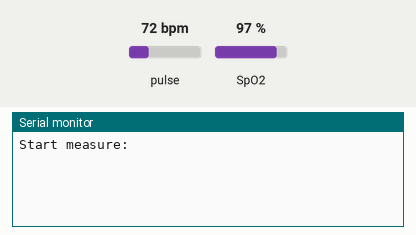
The sketch below on a simulated Arduino Uno, built with avr-gcc and run on an emulated ATmega328P. Parts: the last lines printed to the serial monitor. The inputs (shaded band) are chosen by the test bench; at power-on: pulse 72 bpm, SpO2 97 %.

Above: at 1.2 s.
1.3 s: pulse set to 42 bpm
At 2.0 s:
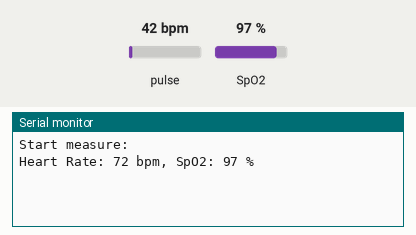
2.8 s: SpO2 set to 80 %
At 4.1 s:
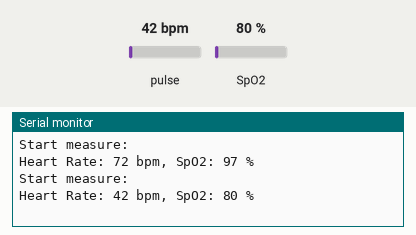
4.3 s: pulse set to 70 bpm
At 4.9 s:
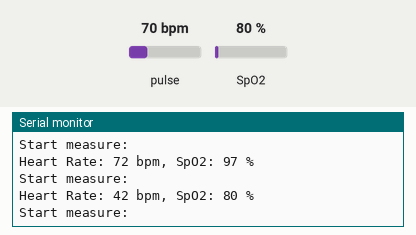
Timing chart, 0 to 7.3 s (numbered marks = the images above; inputs shaded):
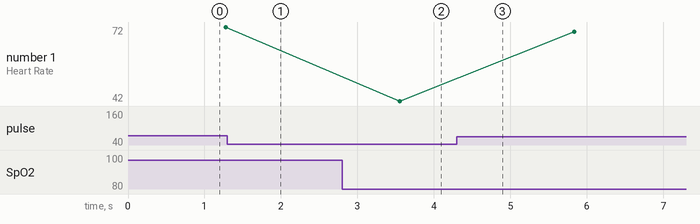

Measured:
- after the input at 2.8 s, the serial monitor: prints a new line after 0.76 s (image 2)
- plotted number 1: 42 → 70 after the input at 4.3 s

The sketch:

DAH.ino
```cpp
#include <Wire.h>
#include "MAX30105.h"
#include "spo2_algorithm.h"

// Khai báo đối tượng cảm biến
MAX30105 particleSensor;

// Định nghĩa các tham số
#define BUFFER_LENGTH 100

uint32_t irBuffer[BUFFER_LENGTH];
uint32_t redBuffer[BUFFER_LENGTH];
int32_t spo2; // Calculated SpO2 value
int8_t validSPO2; // Indicator to show if the calculated SpO2 is valid
int32_t heartRate; // Calculated heart rate value
int8_t validHeartRate; // Indicator to show if the calculated heart rate is valid

//------------------------------------------------------------------------------------------
void setup() {
  // Khởi tạo giao tiếp Serial
  Serial.begin(115200);

  // Khởi tạo cảm biến
  if (!particleSensor.begin(Wire, I2C_SPEED_FAST)) {
    Serial.println("MAX30105 was not found. Please check wiring/power.");
    while (1);
  }

  // Cấu hình cảm biến
  byte ledBrightness = 64; // Độ sáng đèn LED (0-255)
  byte sampleAverage = 4; // Số mẫu trung bình (1, 2, 4, 8, 16, 32)
  byte ledMode = 2; // Chế độ LED (RED+IR)
  int sampleRate = 100; // Tốc độ lấy mẫu (50, 100, 167, 200, 400, 600, 800, 1000)
  int pulseWidth = 411; // Độ rộng xung (69, 118, 215, 411)
  int adcRange = 8192; // Phạm vi ADC (2048, 4096, 8192, 16384)

  particleSensor.setup(ledBrightness, sampleAverage, ledMode, sampleRate, pulseWidth, adcRange);
}


void loop() {
  // Đọc dữ liệu từ cảm biến
  Serial.println("Start measure: ");

  for (int i = 0; i < BUFFER_LENGTH; i++) {
    redBuffer[i] = particleSensor.getRed();
    irBuffer[i] = particleSensor.getIR();
    particleSensor.nextSample();
  }


  maxim_heart_rate_and_oxygen_saturation(irBuffer, BUFFER_LENGTH, redBuffer, &spo2, &validSPO2, &heartRate, &validHeartRate);

  // Print results
  Serial.print("Heart Rate: ");
  if (validHeartRate)
    Serial.print(heartRate);
  else
    Serial.print("Invalid");

  Serial.print(" bpm, SpO2: ");
  if (validSPO2)
    Serial.print(spo2);
  else
    Serial.print("Invalid");

  Serial.println(" %");


  delay(1000); // Wait for a second before the next reading
}
```
